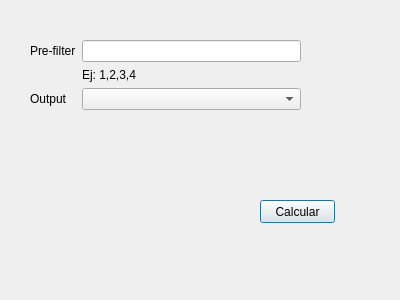
<?xml version="1.0" encoding="UTF-8"?>
<ui version="4.0">
 <class>Dialog</class>
 <widget class="QDialog" name="Dialog">
  <property name="geometry">
   <rect>
    <x>0</x>
    <y>0</y>
    <width>400</width>
    <height>300</height>
   </rect>
  </property>
  <property name="windowTitle">
   <string>Remover Respuesta</string>
  </property>
  <widget class="QPushButton" name="pushButton">
   <property name="geometry">
    <rect>
     <x>260</x>
     <y>200</y>
     <width>75</width>
     <height>23</height>
    </rect>
   </property>
   <property name="text">
    <string>Calcular</string>
   </property>
  </widget>
  <widget class="QWidget" name="formLayoutWidget">
   <property name="geometry">
    <rect>
     <x>30</x>
     <y>40</y>
     <width>271</width>
     <height>73</height>
    </rect>
   </property>
   <layout class="QFormLayout" name="formLayout">
    <item row="3" column="0">
     <widget class="QLabel" name="ft_label_2">
      <property name="text">
       <string>Output</string>
      </property>
     </widget>
    </item>
    <item row="0" column="0">
     <widget class="QLabel" name="ft_label">
      <property name="text">
       <string>Pre-filter</string>
      </property>
     </widget>
    </item>
    <item row="0" column="1">
     <widget class="QLineEdit" name="lineEdit"/>
    </item>
    <item row="3" column="1">
     <widget class="QComboBox" name="comboBox"/>
    </item>
    <item row="1" column="1">
     <widget class="QLabel" name="ft_label_3">
      <property name="text">
       <string>Ej: 1,2,3,4</string>
      </property>
     </widget>
    </item>
   </layout>
  </widget>
 </widget>
 <resources/>
 <connections/>
</ui>
